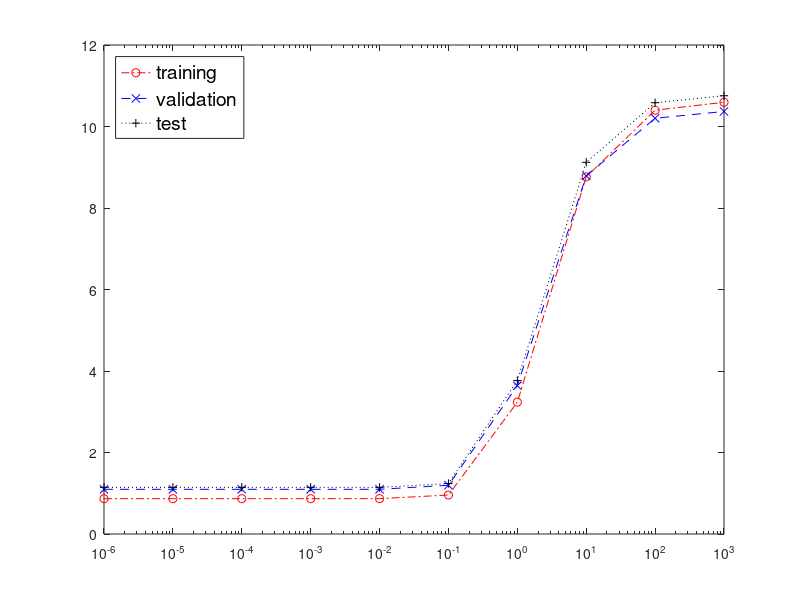

This figure's MATLAB source:
clear all;

% generate dataset like that of Q2

ntot = 600; % number of data points
dim = 10; % number of dimensions
ntrain_original = 100; % number of training examples (original)
ntest = ntot - ntrain_original; % number of test examples

% 80/20 train/validation split
ntrain_new = floor(0.8 .* ntrain_original); % ntrain2 is the new training set size
nval = ntrain_original - ntrain_new;

a = -6:1:3; % range of powers of ten used
for i=1:length(a)
    gamma(i) = 10^a(i);  % gamma generation
end
gamma_size = numel(gamma);

runs = 200; 

train_new_errors = zeros(1, gamma_size); % keeps track of training errors
val_errors = zeros(1, gamma_size); % keeps track of validation errors
test_errors = zeros(1, gamma_size); % keeps track of test errors
tot_min_gamma = [];  % keeps track of gamma values. 
tot_definitive_test_err = []; % keeps track of definitive test error. 

for i=1:runs
    min_val_err = 10^8; % dummy variable for minimum val error calculation
    w = randn(1,dim); % pick random value for w from st normal dist.
    x = randn(ntot,dim); % x samples drawn from st normal dist.
    n = randn(ntot,1); % noise drawn from st normal dist.
    y = x*w' + n; % noisy random dataset generated
    % original train/test split
    x_train_original = x(1:ntrain_original,:); 
    y_train_original = y(1:ntrain_original);
    x_test = x(ntrain_original+1:end,:);
    y_test= y(ntrain_original+1:end);
    % split original train into train and val
    x_train_new = x(1:ntrain_new, :);
    y_train_new = y(1:ntrain_new, :);
    x_val = x(ntrain_new+1:ntrain_original, :);
    y_val = y(ntrain_new+1:ntrain_original, :);
    for j=1:gamma_size
       % obtain alpha parameters for dual ridge regression
       alpha = mldivide((x_train_new*x_train_new' + gamma(j)...
                                *ntrain_new*eye(ntrain_new)),y_train_new);
       w_learned = x_train_new' * alpha; % learned weights from train
       % predictions
       y_val_predict = x_val * w_learned; 
       y_train_new_predict = x_train_new * w_learned;
       y_test_predict = x_test * w_learned;
       % errors
       MSE_val = (norm(y_val_predict - y_val)^2) / nval;
       MSE_train_new = (norm(y_train_new_predict - y_train_new)^2)/ntrain_new;
       MSE_test = (norm(y_test_predict - y_test)^2) /ntest;
       % tracks errors over different parameter values
       train_new_errors(:,j) = train_new_errors(j) + MSE_train_new;
       val_errors(:,j) = val_errors(j) + MSE_val; 
       test_errors(:,j) = test_errors(j) + MSE_test; 
       % keeps track of optimal gamma for a particular run 
       if MSE_val < min_val_err;
            min_val_err=MSE_val;
            min_gamma = gamma(j);
       end   
    end
    % append to gamma tracker
    tot_min_gamma = [tot_min_gamma min_gamma]; 
    % use both train and validation sets to train weights for test error
    alpha_new = mldivide((x_train_original*x_train_original' + min_gamma...
                           *ntrain_original*eye(ntrain_original)),y_train_original);
    w_learned_new = x_train_original' * alpha_new; % learned weights from train
    % test predictions using optimal gamma
    y_test_predict_new = x_test * w_learned_new;
    % keeps track of final test errors
    definitive_test_error = (norm(y_test_predict_new - y_test)^2) / ntest;
    [tot_definitive_test_err] = [tot_definitive_test_err definitive_test_error];
end    

% computing average values
avg_train_new_errors = train_new_errors./runs;
avg_val_errors = val_errors./runs;
avg_test_errors = test_errors./runs;
avg_gamma = sum(tot_min_gamma)/runs;
avg_definitive_test_error = sum(tot_definitive_test_err)/runs;
std_test_error = std(tot_definitive_test_err);

% plots 
figure
semilogx(gamma,avg_train_new_errors, '-.or')
hold on 
semilogx(gamma, avg_val_errors, '--xb')
semilogx(gamma, avg_test_errors, ':+k')
hold off
h = legend('training', 'validation','test','Location','northwest');
set(h, 'FontSize', 14);